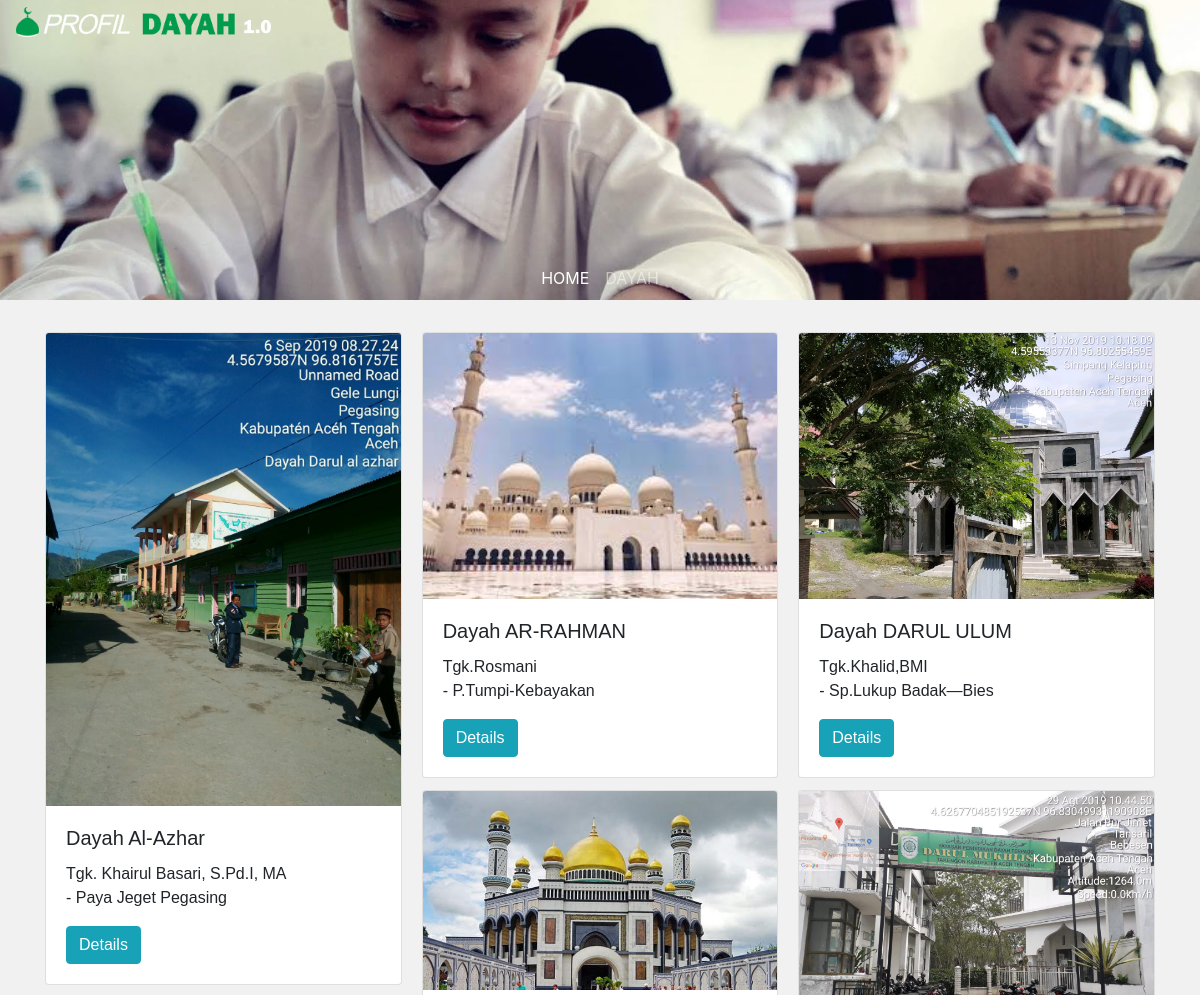
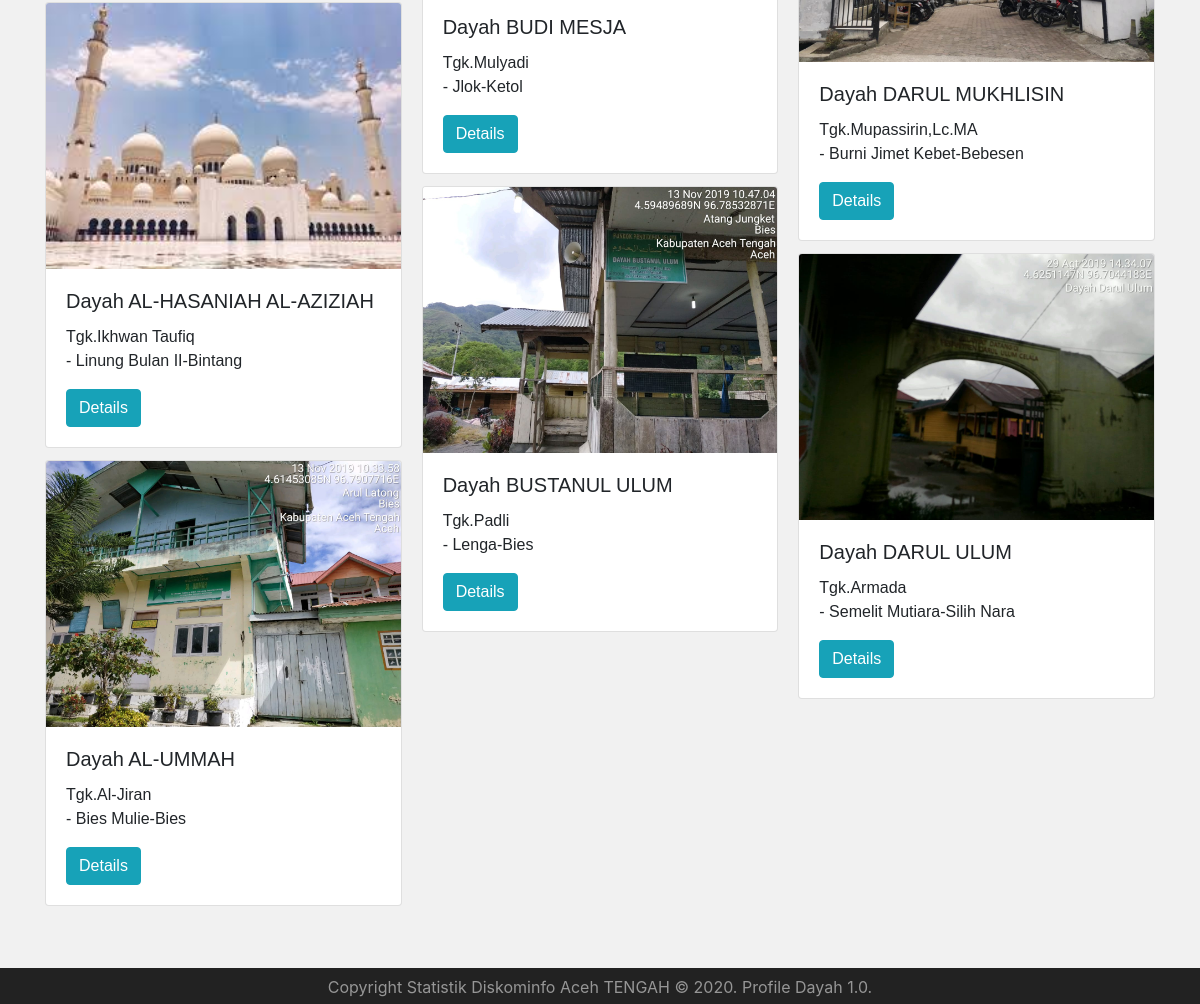
The page / on the database its author committed (2 pictures, top to bottom).
### profil/models.py (models this page shows, shortened)
class pengenalan_dayah(models.Model):
    nama_dayah = models.CharField(max_length=50, default="")
    alamat = models.CharField(max_length=250, default="")
    pemimpin_dayah = models.CharField(max_length=50, default="")
    tahun_berdiri = models.CharField(max_length=50, default="")
    no_hp = models.CharField(max_length=50, default="", blank=True, null=True)
    type_dayah = models.CharField(max_length=50, default="")
    foto_profil = models.ImageField(upload_to='static/profil_img/', blank='true')
    class Meta:
        verbose_name = ('FORM DAYAH')

### dayah3/views.py (the view)
# urls.py: path('', views.index),
def index(request):
    dayah = pengenalan_dayah.objects.all
    ringkasn = ringkasan.objects.all
    return render(request,'index.html', { 'dayah' : dayah, 'ringkasn' : ringkasan , 'nbar': 'home'})

### templates/index.html
{% extends "base.html" %}
{% load static %}
{% block app_css %}
<link rel="stylesheet" type="text/css" href="{% static 'css/styles.css' %}">
{% endblock app_css %}
{% block cd %}
<div class="card-columns">
    {% for dayahs in dayah %}
        <div class="card">
        <img class="card-img-top" src="{{dayahs.foto_profil}}" alt="Card image cap">
        <div class="card-body">
            <h5 class="card-title">Dayah {{dayahs.nama_dayah}}</h5>
            <p class="card-text">{{dayahs.pemimpin_dayah}} <br>- {{dayahs.alamat}}</p>
            <input type="button" class="btn btn-info details" value="Details" onclick="location.href='{% url 'profil_dayah' dayahs.id %}';">
        </div>
        </div>
    {% endfor %}
</div>
{% endblock cd %}

### templates/base.html (shortened to what this page needs)
{% load static %}
<html lang="en">
<head>
    {% include "snippets/styles.html" %}
    {% block app_css %}
    {% endblock app_css %}
</head>
<body>
    <div class="jumbotron jumbotron-fluid">
            {% include "snippets/navbar.html" %}
            {% include "snippets/navbar2.html" %}
    </div>
    <div class="container" id="cont1" style="margin-top: 30px; font-family: arial;">
        {% block cd %}
        {% endblock cd %}
    </div>
    {% include "snippets/footer.html" %}
</body>
</html>

### templates/snippets/styles.html
{% load static %}
<link rel="stylesheet" type="text/css" href="{% static 'css/footer.css' %}">
<link rel="stylesheet" type="text/css" href='{% static "vendor/bootstrap/bootstrap.css" %}'>

### templates/snippets/navbar.html
{% load static %}
<nav class="navbar" id="myNav" style="margin-top: -70px">
    <a class="navbar-brand" href="/">
        <img style="height: 30px" src='{% static "img/logodayah.png" %}'>
    </a>
  </nav>

### templates/snippets/navbar2.html (shortened to what this page needs)
{% load static %}
  <nav class="navbar navbar-expand-sm navbar-dark main-nav" id="navbar2" style="margin-top: 200px;">
    <div class="container justify-content-center">
        <ul class="nav navbar-nav flex-fill justify-content-center">
            <li class="nav-item">
                <a class="nav-link {% if nbar == 'home' %}active{% endif %}" href="/">HOME</a>
            </li>
        </ul>
        <ul class="nav navbar-nav flex-fill justify-content-center">
            <li class="nav-item">
                <a class="nav-link {% if nbar == 'dayah' %}active{% endif %}" href="/profil">DAYAH</a>
            </li>
        </ul>
</nav>

### templates/snippets/footer.html (shortened to what this page needs)
<footer id="footer" class="footer-1">
    <div class="footer-copyright">
    <div class="container">
    <div class="row">
    <div class="col-md-12 text-center">
    <p>Copyright Statistik Diskominfo Aceh TENGAH © 2020. Profile Dayah 1.0.</p>
    </div>
    </div>
    </div>
    </div>
    </footer>

### templates/snippets/scripts.html (shortened to what this page needs)
{% load static %}

### static/css/footer.css (style rules this page uses)
.footer-1 { margin-top: 50px; }
.footer-copyright { background: #222; padding: 5px 0; }
.footer-copyright p { color: #969696; margin: 2px 0 0; }

### static/css/styles.css (style rules this page uses)
.jumbotron { background-image: url("/static/profil/img/santri.jpg"); background-position: center; background-size: cover; height: 300px; }
body { background-color: rgb(241, 241, 241); }
.nav-item { color: black; }

### rows shown on the page
pengenalan_dayah: foto_profil (picture), nama_dayah "Al-Azhar", pemimpin_dayah "Tgk. Khairul Basari, S.Pd.I, MA", alamat "Paya Jeget Pegasing", id "Details"
pengenalan_dayah: foto_profil (picture), nama_dayah "AL-HASANIAH AL-AZIZIAH", pemimpin_dayah "Tgk.Ikhwan Taufiq", alamat "Linung Bulan II-Bintang", id "Details"
pengenalan_dayah: foto_profil (picture), nama_dayah "AL-UMMAH", pemimpin_dayah "Tgk.Al-Jiran", alamat "Bies Mulie-Bies", id "Details"
pengenalan_dayah: foto_profil (picture), nama_dayah "AR-RAHMAN", pemimpin_dayah "Tgk.Rosmani", alamat "P.Tumpi-Kebayakan", id "Details"
pengenalan_dayah: foto_profil (picture), nama_dayah "BUDI MESJA", pemimpin_dayah "Tgk.Mulyadi", alamat "Jlok-Ketol", id "Details"
pengenalan_dayah: foto_profil (picture), nama_dayah "BUSTANUL ULUM", pemimpin_dayah "Tgk.Padli", alamat "Lenga-Bies", id "Details"
pengenalan_dayah: foto_profil (picture), nama_dayah "DARUL ULUM", pemimpin_dayah "Tgk.Khalid,BMI", alamat "Sp.Lukup Badak—Bies", id "Details"
pengenalan_dayah: foto_profil (picture), nama_dayah "DARUL MUKHLISIN", pemimpin_dayah "Tgk.Mupassirin,Lc.MA", alamat "Burni Jimet Kebet-Bebesen", id "Details"
pengenalan_dayah: foto_profil (picture), nama_dayah "DARUL ULUM", pemimpin_dayah "Tgk.Armada", alamat "Semelit Mutiara-Silih Nara", id "Details"
